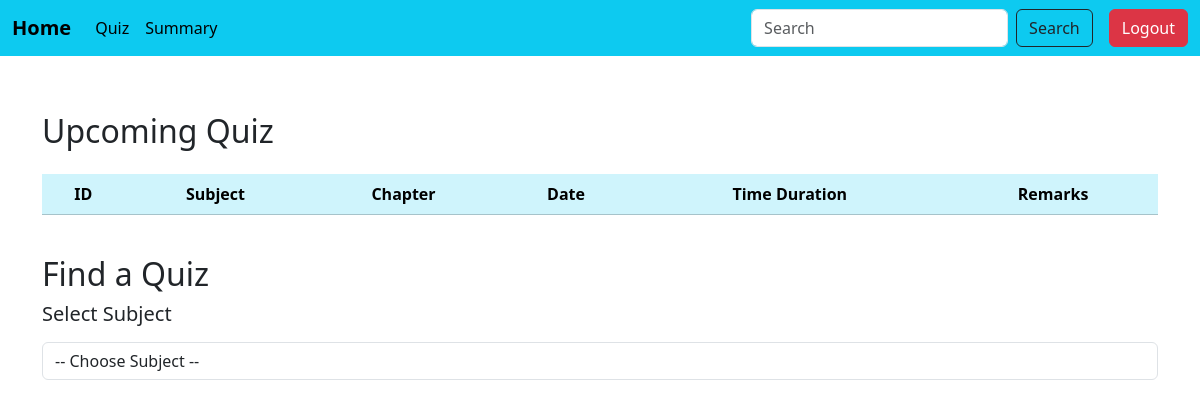
The page /quiz on the database as committed earlier.
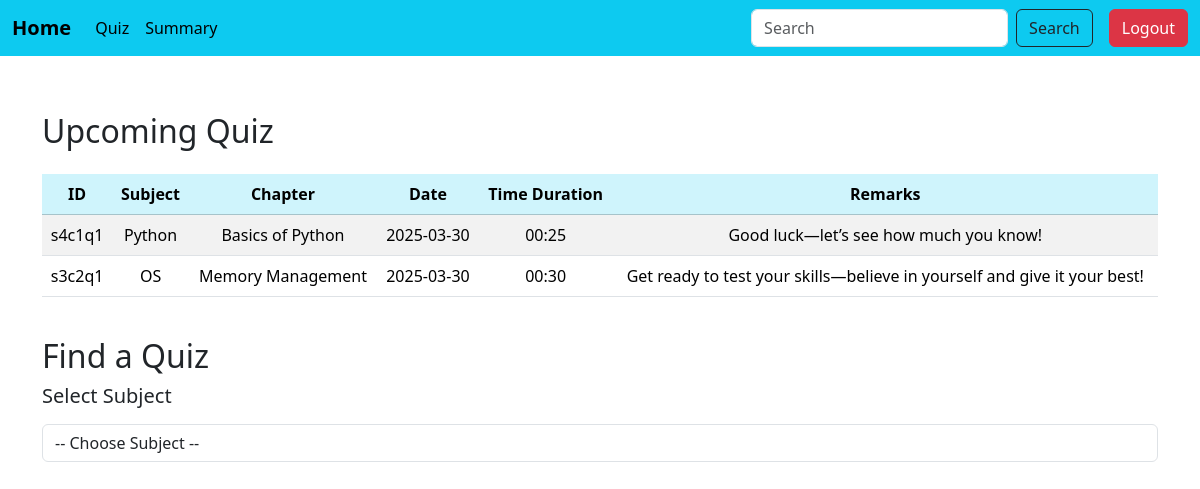
The same page on the database as committed later.
### models.py (models this page shows)
class Quiz(db.Model):
    __tablename__='quiz'
    id=db.Column(db.String(50),primary_key=True)
    chapter_id=db.Column(db.String(100),db.ForeignKey('chapter.id'),nullable=False)
    remarks=db.Column(db.String(100),nullable=False)
    quiz_date=db.Column(db.Date,nullable=False)
    time_dur=db.Column(db.String(5),nullable=False)
    chapter=db.relationship('Chapter',backref=db.backref('quizzes',cascade="all,delete-orphan"))

class Subject(db.Model):
    __tablename__='subject'
    id=db.Column(db.String(50),primary_key=True)
    name=db.Column(db.String(100),nullable=False)
    description=db.Column(db.Text,nullable=False)

class Chapter(db.Model):
    __tablename__='chapter'
    id=db.Column(db.String(50),primary_key=True)
    name=db.Column(db.String(100),nullable=False)
    description=db.Column(db.Text,nullable=False)
    subject_id=db.Column(db.String(100),db.ForeignKey('subject.id'),nullable=False)
    subject=db.relationship('Subject',backref=db.backref('chapters',cascade="all,delete-orphan"))

### app.py (the view)
@app.route('/quiz',methods=['GET','POST'])
def quiz():
    subjects =Subject.query.all()
    selected_subject_id=request.form.get('subject')
    selected_chapter_id=request.form.get('chapter')
    chapters =Chapter.query.filter_by(subject_id=selected_subject_id).all() if selected_subject_id else []
    quizzes= Quiz.query.filter(Quiz.chapter_id==selected_chapter_id , Quiz.quiz_date == date.today()).all() if selected_chapter_id else []
    upcoming_quizzes= Quiz.query.filter(Quiz.quiz_date > date.today()).order_by(Quiz.quiz_date).all()
    return render_template('quiz.html', subjects=subjects, chapters=chapters, quizzes=quizzes, upcoming_quizzes=upcoming_quizzes,selected_subject_id=selected_subject_id, selected_chapter_id=selected_chapter_id)

### templates/quiz.html (shortened to what this page needs)
{% include 'student_sidebar.html'%}
{%block content%}
<div class="container mt-5 pt-3">
    <div class="mt-5">
        <h2>Upcoming Quiz </h2>
        <div class="table-responsive">
        <table class="table table-striped mt-3">
            <thead class="table-info text-center">
              <tr>
                <th>ID</th>
                <th>Subject</th>
                <th>Chapter</th>
                <th>Date</th>
                <th>Time Duration</th>
                <th>Remarks</th>
              </tr>
            </thead>
            <tbody class="text-center">
              {%for quiz in upcoming_quizzes%}
              <tr>
                <td>{{quiz.id}}</td>
                <td>{{quiz.chapter.subject.name}}</td>
                <td>{{quiz.chapter.name}}</td>
                <td>{{quiz.quiz_date.strftime('%Y-%m-%d')}}</td>
                <td>{{quiz.time_dur}}</td>
                <td>{{quiz.remarks}}</td>
              </tr>
              {%endfor%}
            </tbody>
          </table>
        </div>
    </div>
<br>
<h2 >Find a Quiz</h2>
    <form method="POST">
        <div class="mb-3">
            <label for="subject" class="form-label"><h5>Select Subject</h5></label>
            <select name="subject" id="subject" class="form-control" onchange="this.form.submit()">
                <option value="">-- Choose Subject --</option>
            </select>
        </div>
    </form>
</div>
{%endblock%}

Rows that differ between the two databases and show on the page:
added Quiz: id "s4c1q1", chapter.subject.name "Python", chapter.name "Basics of Python", quiz_date "2025-03-30", time_dur "00:25", remarks "Good luck—let’s see how much you know!"
now on this page (row edited): Quiz: id "s3c2q1", chapter.subject.name "OS", chapter.name "Memory Management", quiz_date "2025-03-30", time_dur "00:30", remarks "Get ready to test your skills—believe in yourself and give it your best!"
